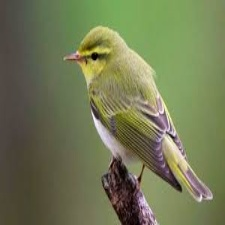
#> input picture A-TEMEL ÇALIŞMA/21_CannyKenarAlgılama/kus.jpg, 225 x 225 px
$ python 'cannyKenarAlgılama.py'
#> lines starting #> are read from the running program, lines starting #| are printed output that depends on the picture; after the words box and inside, x2 and y2 are one past the last pixel; in counts of white or black regions, pixels touching at a corner belong together
import cv2
import numpy as np

image=cv2.imread("kus.jpg")
#> image is the input picture: shape (225, 225, 3); mean B, G, R 84.3, 120.9, 114.2

gray=cv2.cvtColor(image,cv2.COLOR_BGR2GRAY)
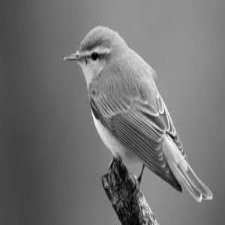
#> gray: shape (225, 225); min 1, max 247, mean 114.7
blur=cv2.GaussianBlur(gray,(3,3),0)

#kenar belirleyelim.
canny=cv2.Canny(blur,50,150)
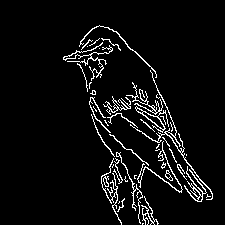
#> canny: shape (225, 225); 5.5% white in thin lines or dots, all inside (x1, y1, x2, y2) = (63, 25, 213, 225)

cv2.imshow("orjinal",image)
cv2.imshow("gri resim",gray)
cv2.imshow("blur resim",blur)
cv2.imshow("canny resim",canny)
cv2.waitKey()
cv2.destroyAllWindows()
